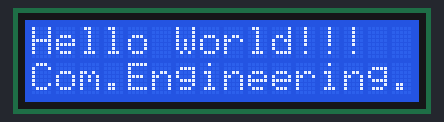
The sketch below on a simulated Arduino Uno, built with avr-gcc and run on an emulated ATmega328P. On the bench: 16×2 character LCD.

Above: at 0.2 s.
At 0.7 s:
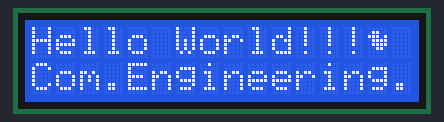
At 1.2 s:
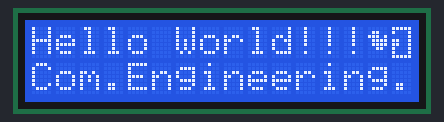

Measured:
- what the display in image 1 shows lasts 0.5 s, from 0.6 s to 1.1 s

The sketch:

lab6.2.ino
```cpp
#include<LiquidCrystal.h>
LiquidCrystal lcd(12,11,5,4,3,2);
String inputSerial;
uint8_t duck[8] = { 0x00, 0x0c, 0x1d, 0x0f, 0x0f, 0x06, 0x00, 0x00 };
uint8_t heart[8] = { 0x00, 0x0a, 0x1f, 0x1f, 0x0e, 0x04, 0x00, 0x00 };
uint8_t name[8] = {  0x1F,
  0x11,
  0x01,
  0x19,
  0x19,
  0x11,
  0x11,
  0x1F };
int state  = 0;
int beforState  = 0;
void setup()
{
  lcd.begin(16,2);
  pinMode(9,INPUT);
  pinMode(8,INPUT);
  Serial.begin(9600);
  lcd.begin(16,2);
  lcd.print("Hello World!!!");
    lcd.createChar(0,duck);
    lcd.createChar(1, heart);
  lcd.createChar(2, name);
  lcd.setCursor(0, 1);
  lcd.print("Com.Engineering.");
  lcd.setCursor(14, 0);
  delay(500);
  lcd.print((char)0);
  delay(500);
  lcd.print((char)2);
}

void loop()
{

}
```
